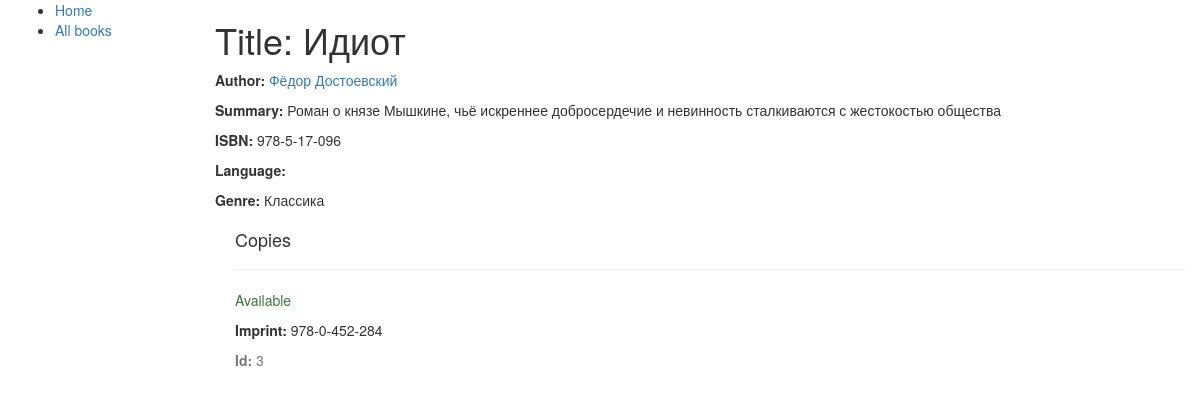
Page /catalog/book/4/ on the committed database.
### catalog/models.py (models this page shows, shortened)
class Book(models.Model):
    title = models.CharField(max_length=200)
    author = models.ForeignKey(Author, on_delete=models.CASCADE, default=1)  # Using default=1 for existing author
    summary = models.TextField(max_length=1000, help_text="Enter a brief description of the book")
    isbn = models.CharField('ISBN', max_length=13, unique=True, help_text="13-character ISBN number")
    genre = models.ManyToManyField(Genre, help_text="Select a genre for this book")

class Author(models.Model):
    first_name = models.CharField(max_length=100)
    last_name = models.CharField(max_length=100)
    date_of_birth = models.DateField(null=True, blank=True)
    date_of_death = models.DateField('Died', null=True, blank=True)
    def __str__(self):
        return f'{self.first_name} {self.last_name}'

class Genre(models.Model):
    name = models.CharField(max_length=200, help_text="Enter a book genre (e.g. Science Fiction, Fantasy, etc.)")
    def __str__(self):
        return self.name

class BookInstance(models.Model):
    book = models.ForeignKey(Book, on_delete=models.CASCADE)
    status = models.CharField(
        max_length=20,
        choices=[('a', 'Available'), ('o', 'On loan')],
        default='a',
    )
    due_back = models.DateField(null=True, blank=True)
    imprint = models.CharField(max_length=200, help_text="Enter the imprint details (e.g. publisher)")
    id = models.CharField(max_length=200, primary_key=True)

### catalog/views.py (the view)
# urls.py: path('book/<int:pk>/', views.BookDetailView.as_view(), name='book-detail'),  # Детальная информация о книге
class BookDetailView(generic.DetailView):
    model = Book
    template_name = 'catalog/book_detail.html'
    def get_context_data(self, **kwargs):
        context = super().get_context_data(**kwargs)
        book = self.get_object()
        context['book_instances'] = BookInstance.objects.filter(book=book)
        return context

### catalog/templates/catalog/book_detail.html (shortened to what this page needs)
{% extends "base_generic.html" %}
{% block content %}
  <h1>Title: {{ book.title }}</h1>
  <p><strong>Author:</strong> <a href="">{{ book.author }}</a></p>
  <p><strong>Summary:</strong> {{ book.summary }}</p>
  <p><strong>ISBN:</strong> {{ book.isbn }}</p>
  <p><strong>Language:</strong> {{ book.language }}</p>
  <p><strong>Genre:</strong> {% for genre in book.genre.all %} {{ genre }}{% if not forloop.last %}, {% endif %}{% endfor %}</p>
  <div style="margin-left:20px;margin-top:20px">
    <h4>Copies</h4>
    {% for copy in book.bookinstance_set.all %}
    <hr>
    <p class="{% if copy.status == 'a' %}text-success{% elif copy.status == 'd' %}text-danger{% else %}text-warning{% endif %}">{{ copy.get_status_display }}</p>
    <p><strong>Imprint:</strong> {{copy.imprint}}</p>
    <p class="text-muted"><strong>Id:</strong> {{copy.id}}</p>
    {% endfor %}
  </div>
{% endblock %}

### rows in the picture
Book: title "Идиот", author "Фёдор Достоевский", summary "Роман о князе Мышкине, чьё искреннее добросердечие и невинность сталкиваются с жестокостью общества", isbn "978-5-17-096"
Genre: name "Классика"
BookInstance: status "Available", imprint "978-0-452-284", id "3"
